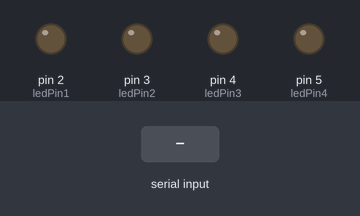
Bench run of a sketch on a simulated Arduino Uno, built with avr-gcc and run on an emulated ATmega328P. Parts: output pins drawn as LEDs (lit = HIGH). Inputs (shaded band) come from the test bench.

Above: at 1.2 s.
1.3 s: "LED1_ON\n" received over Serial
At 1.8 s:
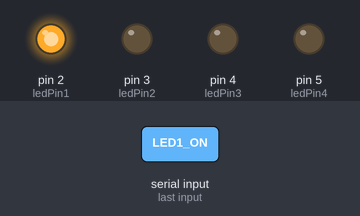
2.8 s: "LED2_ON\n" received over Serial
At 4.0 s:
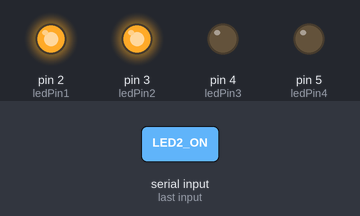
4.3 s: "LED1_OFF\n" received over Serial
At 5.3 s:
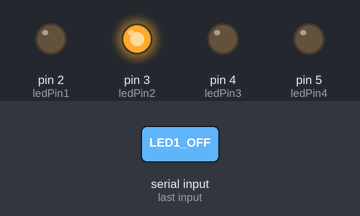
5.8 s: "LED3_ON\n" received over Serial
At 6.4 s:
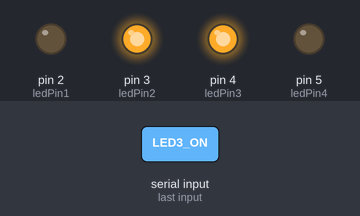
7.3 s: "LED2_OFF\n" received over Serial
At 7.6 s:
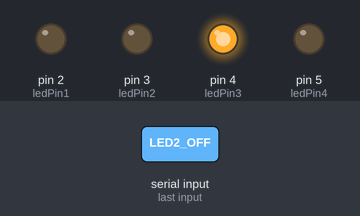
8.8 s: "ALL_LED_ON\n" received over Serial
At 10.0 s:
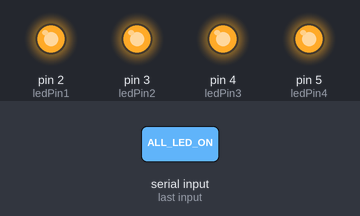
Timing chart, 0 to 11.3 s (numbered marks = the images above; inputs shaded):
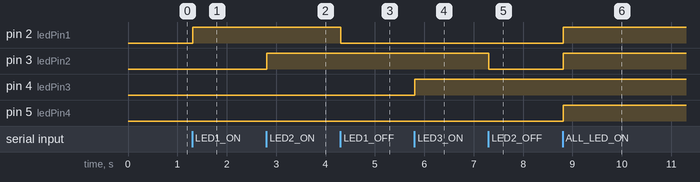

Measured:
- after the input at 1.3 s, pin 2 (ledPin1): LOW → HIGH at once
- after the input at 2.8 s, pin 3 (ledPin2): LOW → HIGH at once
- after the input at 4.3 s, pin 2 (ledPin1): HIGH → LOW at once
- after the input at 5.8 s, pin 4 (ledPin3): LOW → HIGH at once
- after the input at 7.3 s, pin 3 (ledPin2): HIGH → LOW at once
- after the input at 8.8 s, pin 2 (ledPin1), pin 3 (ledPin2), pin 5 (ledPin4): LOW → HIGH at once

The sketch:

sketch_nov4a.ino
```cpp
// Khai báo các chân LED
const int ledPin1 = 2;
const int ledPin2 = 3;
const int ledPin3 = 4;
const int ledPin4 = 5;

void setup() {
  // Cài đặt các chân LED làm đầu ra
  pinMode(ledPin1, OUTPUT);
  pinMode(ledPin2, OUTPUT);
  pinMode(ledPin3, OUTPUT);
  pinMode(ledPin4, OUTPUT);

  // Bắt đầu giao tiếp Serial với tốc độ 9600
  Serial.begin(9600);
}

void loop() {
  // Kiểm tra nếu có dữ liệu từ Serial
  if (Serial.available() > 0) {
    // Đọc chuỗi lệnh từ Serial
    String command = Serial.readStringUntil('\n');
    command.trim();  // Loại bỏ các khoảng trắng hoặc ký tự xuống dòng

    // Kiểm tra các lệnh nhận được
    if (command == "LED1_ON") {
      digitalWrite(ledPin1, HIGH);
    } else if (command == "LED1_OFF") {
      digitalWrite(ledPin1, LOW);
    } else if (command == "LED2_ON") {
      digitalWrite(ledPin2, HIGH);
    } else if (command == "LED2_OFF") {
      digitalWrite(ledPin2, LOW);
    } else if (command == "LED3_ON") {
      digitalWrite(ledPin3, HIGH);
    } else if (command == "LED3_OFF") {
      digitalWrite(ledPin3, LOW);
    } else if (command == "ALL_LED_ON") {
      // Bật tất cả các LED
      digitalWrite(ledPin1, HIGH);
      digitalWrite(ledPin2, HIGH);
      digitalWrite(ledPin3, HIGH);
      digitalWrite(ledPin4, HIGH);
    } else if (command == "ALL_LED_OFF") {
      // Tắt tất cả các LED
      digitalWrite(ledPin1, LOW);
      digitalWrite(ledPin2, LOW);
      digitalWrite(ledPin3, LOW);
      digitalWrite(ledPin4, LOW);
    }
  }
}
```
